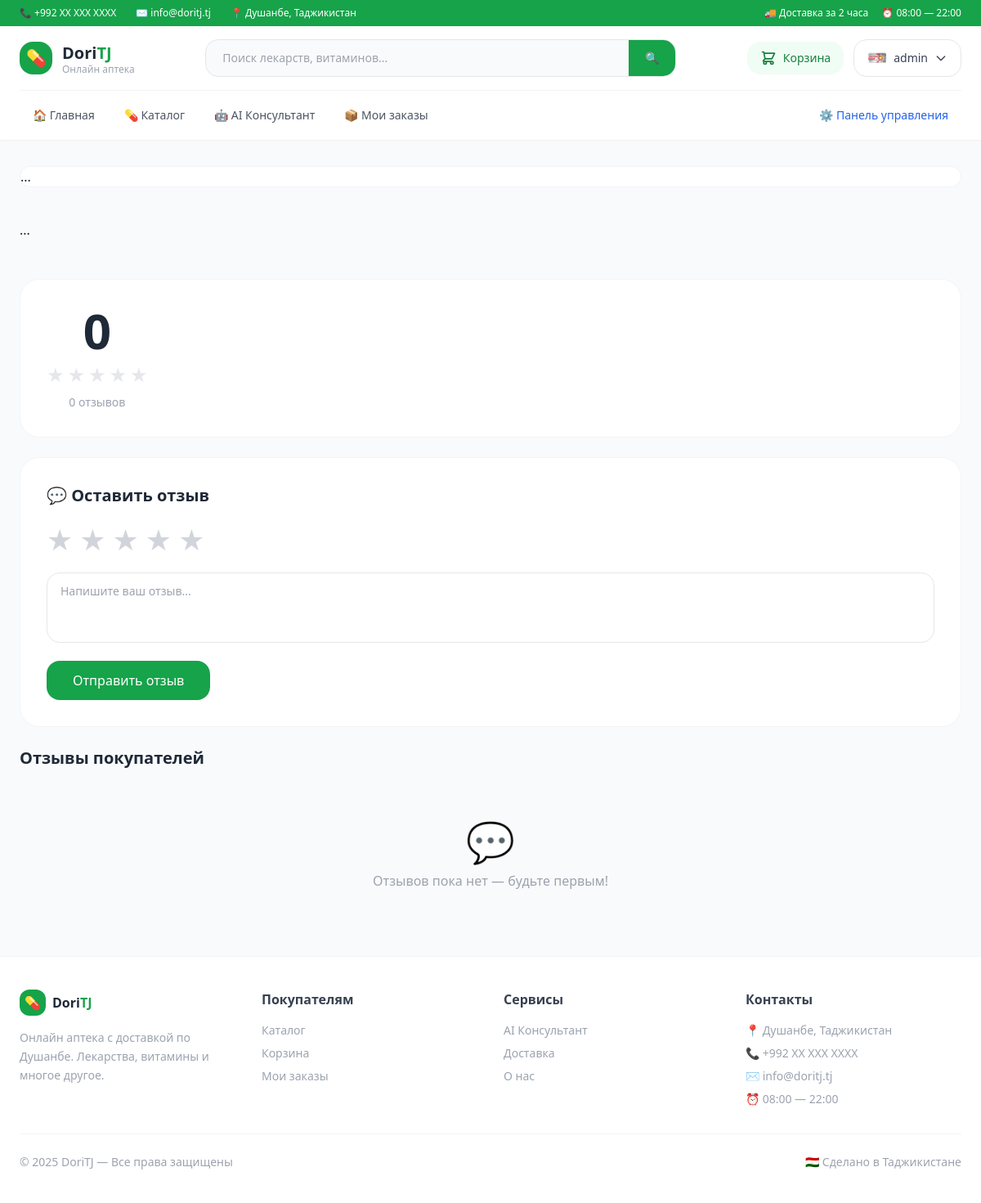
Page /product/9/ (signed in) on the committed database.
### accounts/models.py (models this page shows, shortened)
class User(AbstractUser):
    phone = models.CharField(max_length=20, blank=True)
    address = models.TextField(blank=True)
    birth_date = models.DateField(null=True, blank=True)
    avatar = models.ImageField(upload_to='avatars/', blank=True)
    age = models.PositiveIntegerField(null=True, blank=True)
    is_courier = models.BooleanField(default=False)
    is_manager = models.BooleanField(default=False)

### products/views.py (the view)
# urls.py: path('product/<int:pk>/', views.product_detail, name='product_detail'),
def product_detail(request, pk):
    product = get_object_or_404(Product, pk=pk, is_deleted=False)
    similar = Product.objects.filter(
        category=product.category,
        is_deleted=False
    ).exclude(pk=pk)[:4]
    reviews = Review.objects.filter(product=product).order_by('-created_at')
    from django.db.models import Avg
    avg_rating = reviews.aggregate(avg=Avg('rating'))['avg'] or 0
    user_review = None
    if request.user.is_authenticated:
        user_review = reviews.filter(user=request.user).first()
    return render(request, 'detail.html', {
        'product': product,
        'similar': similar,
        'reviews': reviews,
        'avg_rating': round(avg_rating, 1),
        'user_review': user_review,
    })

### accounts/backend.py (called while the page is built)
    def get_user(self, user_id):
        try:
            return User.objects.get(pk=user_id)
        except User.DoesNotExist:
            return None

### templates/detail.html (shortened to what this page needs)
{% extends 'base.html' %}
{% block content %}
<div class="bg-white rounded-3xl border border-gray-100 overflow-hidden mb-10">
    ...
</div>
{% if similar %}
...
{% endif %}
<div class="mt-12">
    <div class="bg-white rounded-3xl border border-gray-100 p-8 mb-6">
        <div class="flex items-center gap-8">
            <div class="text-center">
                <p class="text-6xl font-extrabold text-gray-800">{{ avg_rating }}</p>
                <div class="flex gap-1 justify-center my-2">
                    {% for i in "12345" %}
                        {% if forloop.counter <= avg_rating %}
                            <span class="text-yellow-400 text-2xl">★</span>
                        {% else %}
                            <span class="text-gray-200 text-2xl">★</span>
                        {% endif %}
                    {% endfor %}
                </div>
                <p class="text-gray-400 text-sm">{{ reviews|length }} отзывов</p>
            </div>
        </div>
    </div>
    {% if user.is_authenticated %}
    <div class="bg-white rounded-3xl border border-gray-100 p-8 mb-6">
        <h3 class="text-xl font-bold text-gray-800 mb-5">
            {% if user_review %}✏️ Изменить отзыв{% else %}💬 Оставить отзыв{% endif %}
        </h3>
        <form method="POST" action="{% url 'add_review' product.pk %}">
            <div class="flex gap-2 mb-5" id="stars">
                {% for i in "12345" %}
                <button type="button"
        onclick="setRating({{ forloop.counter }})"
        id="star-{{ forloop.counter }}"
        class="text-4xl transition hover:scale-110
        {% if user_review and forloop.counter <= user_review.rating %}text-yellow-400{% else %}text-gray-300{% endif %}"
        style="color: {% if user_review and forloop.counter <= user_review.rating %}#facc15{% else %}#d1d5db{% endif %}">
    ★
</button>
                {% endfor %}
            </div>
            <textarea name="comment" rows="3"
                      placeholder="Напишите ваш отзыв..."
                      class="w-full border border-gray-200 rounded-2xl px-4 py-3 text-sm focus:outline-none focus:border-green-400 transition resize-none mb-4">{% if user_review %}{{ user_review.comment }}{% endif %}</textarea>
            <button type="submit"
                    class="bg-green-600 text-white px-8 py-3 rounded-2xl hover:bg-green-700 transition font-medium">
                {% if user_review %}Обновить отзыв{% else %}Отправить отзыв{% endif %}
            </button>
        </form>
    </div>
    {% endif %}
    <h3 class="text-xl font-bold text-gray-800 mb-4">Отзывы покупателей</h3>
    <div class="space-y-4">
        {% for review in reviews %}
        <div class="bg-white rounded-2xl border border-gray-100 p-6">
            <div class="flex items-start justify-between mb-3">
                <div class="flex items-center gap-3">
                    <div class="w-10 h-10 bg-green-100 rounded-full flex items-center justify-center text-green-600 font-bold">
                        {{ review.user.username|first|upper }}
                    </div>
                    <div>
                        <p class="font-semibold text-gray-800">{{ review.user.username }}</p>
                        <p class="text-xs text-gray-400">{{ review.created_at|date:"d.m.Y" }}</p>
                    </div>
                </div>
                <div class="flex gap-0.5">
                    {% for i in "12345" %}
                        <span class="{% if forloop.counter <= review.rating %}text-yellow-400{% else %}text-gray-200{% endif %} text-lg">★</span>
                    {% endfor %}
                </div>
            </div>
            {% if review.comment %}
            <p class="text-gray-600 text-sm leading-relaxed">{{ review.comment }}</p>
            {% endif %}
        </div>
        {% empty %}
        <div class="text-center py-12">
            <div class="text-5xl mb-3">💬</div>
            <p class="text-gray-400">Отзывов пока нет — будьте первым!</p>
        </div>
        {% endfor %}
    </div>
</div>
{% endblock %}

### templates/base.html (shortened to what this page needs)
<!DOCTYPE html>
<html lang="ru">
<head>
    <script src="https://cdn.tailwindcss.com"></script>
</head>
<body class="bg-gray-50 text-gray-800 min-h-screen flex flex-col">
<div class="bg-green-600 text-white text-xs py-2 px-6">
    <div class="max-w-7xl mx-auto flex items-center justify-between">
        <div class="flex items-center gap-6">
            <span>📞 +992 XX XXX XXXX</span>
            <span>✉️ info@doritj.tj</span>
            <span>📍 Душанбе, Таджикистан</span>
        </div>
        <div class="flex items-center gap-4">
            <span>🚚 Доставка за 2 часа</span>
            <span>⏰ 08:00 — 22:00</span>
        </div>
    </div>
</div>
<header class="bg-white shadow-sm sticky top-0 z-50">
    <div class="max-w-7xl mx-auto px-6">
        <div class="flex items-center justify-between py-4 border-b border-gray-100">
            <a href="{% url 'home' %}" class="flex items-center gap-3">
                <div class="w-10 h-10 bg-green-600 rounded-2xl flex items-center justify-center text-white text-xl">
                    💊
                </div>
                <div>
                    <span class="text-xl font-extrabold text-gray-800">Dori</span><span class="text-xl font-extrabold text-green-600">TJ</span>
                    <p class="text-xs text-gray-400 leading-none">Онлайн аптека</p>
                </div>
            </a>
            <form method="GET" action="{% url 'catalog' %}"
                  class="hidden md:flex flex-1 max-w-xl mx-8">
                <div class="flex w-full bg-gray-50 border border-gray-200 rounded-2xl overflow-hidden focus-within:border-green-400 focus-within:bg-white transition">
                    <input type="text" name="search"
                           placeholder="Поиск лекарств, витаминов..."
                           class="flex-1 bg-transparent px-5 py-3 text-sm focus:outline-none">
                    <button type="submit"
                            class="bg-green-600 text-white px-5 py-3 hover:bg-green-700 transition text-sm font-medium">
                        🔍
                    </button>
                </div>
            </form>
            <div class="flex items-center gap-3">
                {% if user.is_authenticated %}
                <a href="{% url 'cart' %}"
                   class="relative flex items-center gap-2 bg-green-50 text-green-700 px-4 py-2.5 rounded-2xl hover:bg-green-100 transition">
                    <svg class="w-5 h-5" fill="none" stroke="currentColor" viewBox="0 0 24 24">
                        <path stroke-linecap="round" stroke-linejoin="round" stroke-width="2"
                            d="M3 3h2l.4 2M7 13h10l4-8H5.4M7 13L5.4 5M7 13l-2.293 2.293c-.63.63-.184 1.707.707 1.707H17m0 0a2 2 0 100 4 2 2 0 000-4zm-8 2a2 2 0 11-4 0 2 2 0 014 0z"/>
                    </svg>
                    <span class="text-sm font-medium">Корзина</span>
                </a>
                <div class="relative group">
                    <button class="flex items-center gap-2 border border-gray-200 px-4 py-2.5 rounded-2xl text-sm font-medium text-gray-700 hover:border-green-400 hover:text-green-600 transition">
                        {% if user.avatar %}
                            <img src="{{ user.avatar.url }}" class="w-6 h-6 rounded-full object-cover">
                        {% else %}
                            <div class="w-6 h-6 rounded-full bg-green-100 flex items-center justify-center text-green-600 text-xs font-bold">
                                {{ user.username|first|upper }}
                            </div>
                        {% endif %}
                        {{ user.username }}
                        <svg class="w-4 h-4" fill="none" stroke="currentColor" viewBox="0 0 24 24">
                            <path stroke-linecap="round" stroke-linejoin="round" stroke-width="2" d="M19 9l-7 7-7-7"/>
                        </svg>
                    </button>
                </div>
                {% endif %}
            </div>
        </div>
        {% if user.is_authenticated %}
        <nav class="flex items-center gap-1 py-3">
            <a href="{% url 'home' %}"
               class="px-4 py-2 rounded-xl text-sm font-medium text-gray-600 hover:bg-green-50 hover:text-green-600 transition">
                🏠 Главная
            </a>
            {% if user.is_courier %}
                <a href="{% url 'courier_dashboard' %}"
                   class="px-4 py-2 rounded-xl text-sm font-medium bg-green-600 text-white hover:bg-green-700 transition">
                    🛵 Панель курьера
                </a>
            {% else %}
                <a href="{% url 'catalog' %}"
                   class="px-4 py-2 rounded-xl text-sm font-medium text-gray-600 hover:bg-green-50 hover:text-green-600 transition">
                    💊 Каталог
                </a>
                <a href="{% url 'consultant' %}"
                   class="px-4 py-2 rounded-xl text-sm font-medium text-gray-600 hover:bg-green-50 hover:text-green-600 transition">
                    🤖 AI Консультант
                </a>
                <a href="{% url 'my_orders' %}"
                   class="px-4 py-2 rounded-xl text-sm font-medium text-gray-600 hover:bg-green-50 hover:text-green-600 transition">
                    📦 Мои заказы
                </a>
                {% if user.is_staff %}
                <a href="{% url 'product_list' %}"
                   class="px-4 py-2 rounded-xl text-sm font-medium text-blue-600 hover:bg-blue-50 transition ml-auto">
                    ⚙️ Панель управления
                </a>
                {% endif %}
            {% endif %}
        </nav>
    {% endif %}
    </div>
</header>
<main class="max-w-7xl mx-auto px-6 py-8 flex-1 w-full">
    {% block content %}{% endblock %}
</main>
<footer class="bg-white border-t border-gray-100 mt-auto">
    <div class="max-w-7xl mx-auto px-6 py-10">
        <div class="grid grid-cols-1 md:grid-cols-4 gap-8 mb-8">
            <div>
                <div class="flex items-center gap-2 mb-4">
                    <div class="w-8 h-8 bg-green-600 rounded-xl flex items-center justify-center text-white">💊</div>
                    <span class="font-extrabold text-gray-800">Dori<span class="text-green-600">TJ</span></span>
                </div>
                <p class="text-gray-400 text-sm leading-relaxed">Онлайн аптека с доставкой по Душанбе. Лекарства, витамины и многое другое.</p>
            </div>
            <div>
                <h4 class="font-bold text-gray-700 mb-4">Покупателям</h4>
                <ul class="space-y-2 text-sm text-gray-400">
                    <li><a href="{% url 'catalog' %}" class="hover:text-green-600 transition">Каталог</a></li>
                    <li><a href="{% url 'cart' %}" class="hover:text-green-600 transition">Корзина</a></li>
                    <li><a href="{% url 'my_orders' %}" class="hover:text-green-600 transition">Мои заказы</a></li>
                </ul>
            </div>
            <div>
                <h4 class="font-bold text-gray-700 mb-4">Сервисы</h4>
                <ul class="space-y-2 text-sm text-gray-400">
                    <li><a href="{% url 'consultant' %}" class="hover:text-green-600 transition">AI Консультант</a></li>
                    <li><a href="#" class="hover:text-green-600 transition">Доставка</a></li>
                    <li><a href="#" class="hover:text-green-600 transition">О нас</a></li>
                </ul>
            </div>
            <div>
                <h4 class="font-bold text-gray-700 mb-4">Контакты</h4>
                <ul class="space-y-2 text-sm text-gray-400">
                    <li>📍 Душанбе, Таджикистан</li>
                    <li>📞 +992 XX XXX XXXX</li>
                    <li>✉️ info@doritj.tj</li>
                    <li>⏰ 08:00 — 22:00</li>
                </ul>
            </div>
        </div>
        <div class="border-t border-gray-100 pt-6 flex items-center justify-between text-sm text-gray-400">
            <span>© 2025 DoriTJ — Все права защищены</span>
            <span>🇹🇯 Сделано в Таджикистане</span>
        </div>
    </div>
</footer>
</body>
</html>

### rows in the picture
User: avatar (picture), username "admin"

### other values in the picture
{{ avg_rating }} "0"
{{ reviews|length }} "0"
